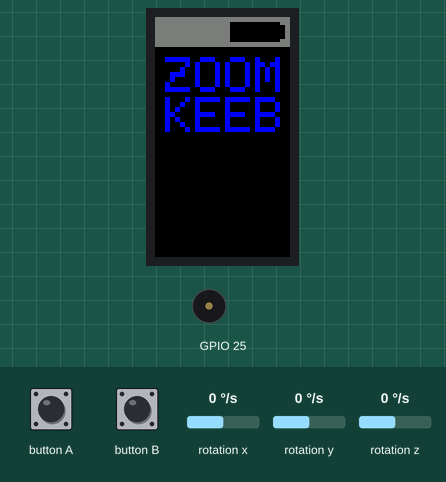
A program run on a simulated ESP32. Shown: 135×240 colour display, buzzer (waves = sounding). The test bench sets the inputs (shaded band); at power-on: rotation x 0 °/s, rotation y 0 °/s, rotation z 0 °/s. USB keyboard and mouse output is not drawn.

Above: at 0.2 s.
At 1.3 s:
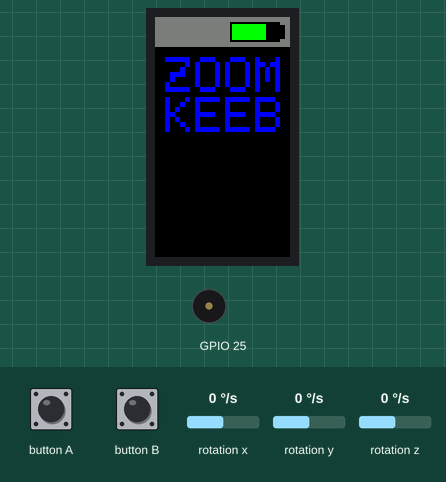
1.4 s: button A pressed for 0.15 s
At 1.64 s:
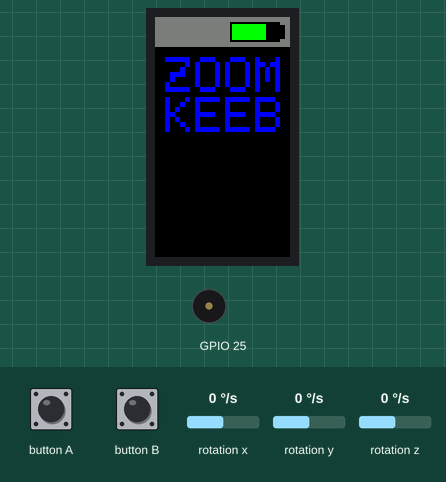
Timing chart, 0 to 4.4 s (numbered marks = the images above; inputs shaded):
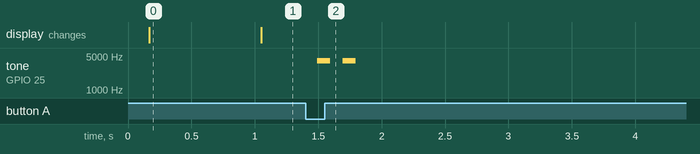

The program:

main.cpp
```cpp
#include <Arduino.h>
#include <M5StickCPlus.h>
#include <BleKeyboard.h>

#define BATT_MIN 3.0
#define BATT_MAX 4.2
#define UI_UPDATE_INTERVAL 1000
#define UPDATE_INTERVAL 60000

BleKeyboard bleKeyboard("Zoom Keeb");
unsigned long now;

void muteUnmute()
{
  static bool state_change = false;

  if (M5.BtnA.wasPressed())
  {
    M5.Beep.tone(4000);
    delay(100);
    M5.Beep.mute();
    delay(100);
    state_change = true;
  }

  if (state_change)
  {
    M5.Beep.tone(4000);
    delay(100);
    M5.Beep.mute();

    bleKeyboard.press(KEY_LEFT_GUI);
    delay(10);
    bleKeyboard.press(KEY_LEFT_SHIFT);
    delay(10);
    bleKeyboard.press(0x41);
    delay(30);
    bleKeyboard.releaseAll();
    delay(30);
    state_change = false;
  }
}

void sendSpace()
{
  static bool send_space = false;

  if (M5.BtnB.wasPressed())
  {
    M5.Beep.tone(4000);
    delay(100);
    M5.Beep.mute();
    delay(100);
    send_space = true;
  }

  if (M5.BtnB.isReleased())
  {
    send_space = false;
  }

  if (send_space)
  {
    bleKeyboard.press(0x20);
    delay(10);
  }
  else
  {
    bleKeyboard.release(0x20);
    delay(10);
  }
}

uint8_t batteryLevel()
{
  static int last_updated = 0;
  static uint8_t lvl = 0;

  if (UI_UPDATE_INTERVAL < (now - last_updated))
  {
    float voltage = M5.Axp.GetBatVoltage();

    if (voltage > BATT_MAX)
    {
      voltage = BATT_MAX;
    }

    lvl = (uint8_t)(((voltage - BATT_MIN) / (BATT_MAX - BATT_MIN)) * 100);

    last_updated = now;
  }

  return lvl;
}

void btUpdateBatteryLevel(uint8_t lvl = 0)
{
  static int last_updated = 0;

  if (UPDATE_INTERVAL < (now - last_updated))
  {
    bleKeyboard.setBatteryLevel(lvl);
    last_updated = now;
  }
}

bool isNotMoved()
{
  static unsigned long last_moved = 0;
  static float lastX, lastY, lastZ = 0;
  float x, y, z, dx, dy, dz;

  M5.IMU.getGyroData(&x, &y, &z);
  x = abs(x);
  y = abs(y);
  z = abs(z);

  dx = lastX - x;
  dy = lastY - y;
  dz = lastZ - z;

  lastX = x;
  lastY = y;
  lastZ = z;
  float avgG = (dx + dy + dz) / 3;

  if (avgG > 10)
  {
    last_moved = millis();
  }

  if (UPDATE_INTERVAL < (now - last_moved))
  {
    return true;
  }
  return false;
}

void renderScreen(uint8_t brightness = 10, uint8_t battLvl = 0)
{
  static bool staticViewRendered = false;
  static unsigned long last_updated = 0;
  static uint8_t last_brightness = 10;

  if (!staticViewRendered)
  {
    M5.Lcd.setTextSize(5);
    M5.Lcd.setRotation(0);
    M5.Lcd.fillRect(0, 0, 135, 30, DARKGREY);
    M5.Lcd.fillRect(75, 5, 50, 20, BLACK);
    M5.Lcd.fillRect(125, 8, 5, 14, BLACK);

    M5.Lcd.setTextColor(BLUE, BLACK);
    M5.Lcd.setCursor(10, 40, 1);
    M5.Lcd.print("ZOOM");
    M5.Lcd.setCursor(10, 80, 1);
    M5.Lcd.print("KEEB");
    staticViewRendered = true;
  }

  bool updateNow = false;
  if (UI_UPDATE_INTERVAL < (now - last_updated))
  {
    updateNow = true;
    last_updated = now;
  }

  if (brightness != last_brightness)
  {
    updateNow = true;
    last_brightness = brightness;
  }

  if (updateNow)
  {
    M5.Axp.ScreenBreath(brightness);

    uint8_t lvlWidth = (uint8_t)((battLvl * 46) / 100);
    M5.Lcd.fillRect(75, 5, 50, 20, BLACK);
    M5.Lcd.fillRect(77, 7, lvlWidth, 16, GREEN);
  }
}

void setup()
{
  M5.begin();
  bleKeyboard.begin();
  M5.IMU.Init();
}

void loop()
{
  now = millis();

  M5.update();

  uint8_t brightness = (isNotMoved()) ? 7 : 10;
  uint8_t battLvl = batteryLevel();

  renderScreen(brightness, battLvl);

  if (bleKeyboard.isConnected())
  {
    btUpdateBatteryLevel(battLvl);
    muteUnmute();
    sendSpace();
  }
  delay(100);
}
```

Measured:
- after the input at 1.4 s, tone on GPIO 25: alternates 4000 Hz for 0.10 s and silent for 0.10 s, 4 changes in all, then stays silent, starting after 0.09 s
- what the display in image 0 shows lasts 0.9 s, from 0.2 s to 1.1 s
